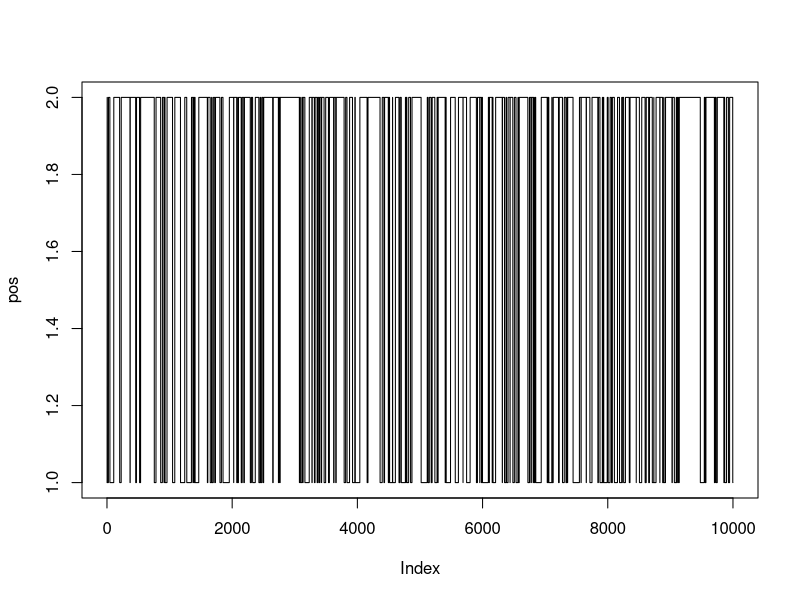
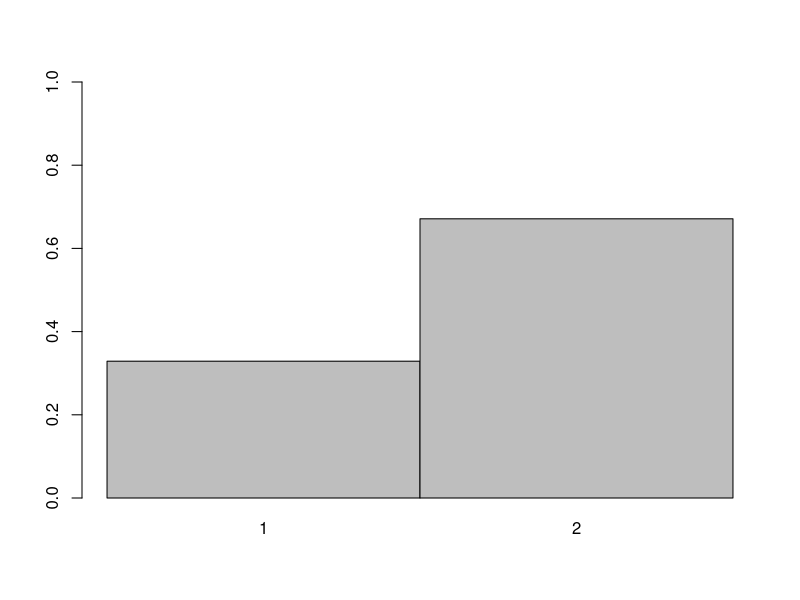

Write the R code that produced these figures, in order.
# 07.Nicholas_frog.R
#
# Author: Bob Verity
# Date: 2024-07-15
#
# Inputs: (none)
#
# Outputs: (none)
#
# Purpose:
# Imagine a frog, Nicholas, who spends all day hopping between two lily pads.
# Each hour, there is a probability that he moves from right to left, or from
# left to right. The question is, over the course of many hours, how much time
# would he spend on each of the two lily pads?
# 
# (Demonstrates the basic logic that underpins the Metropolis algorithm)
#
# ------------------------------------------------------------------

# what is the probability of Nicholas moving right or left on a given hour
R <- 0.05
L <- 0.02
n_hours <- 1e4

# keep track of which pad Nicholas is on each hour
pos <- rep(NA, n_hours)
pos[1] <- 1

# draw position each hour
for (i in 2:n_hours) {
  
  if (pos[i-1] == 1) {  # if on the first pad, draw whether to move right
    if (rbinom(1, 1, prob = R)) {
      pos[i] <- 2
    } else {
      pos[i] <- 1
    }
  } else {  # if on the second pad, draw whether to move left
    if (rbinom(1, 1, prob = L)) {
      pos[i] <- 1
    } else {
      pos[i] <- 2
    }
  }
}

plot(pos, type = 'l')

# how much time is spent on each pad
freq <- tabulate(pos) / n_hours
barplot(freq, space = 0, names.arg = 1:2, ylim = c(0, 1))


# observed and predicted: relative time on pad 1
freq[1]
L / (L + R)

# observed and predicted: how much higher is pad 2 than pad 1
freq[2] / freq[1]
R / L

# this is the main observation - that the time spent on one lily pad vs. another
# is equal to the relative flow in vs. out
